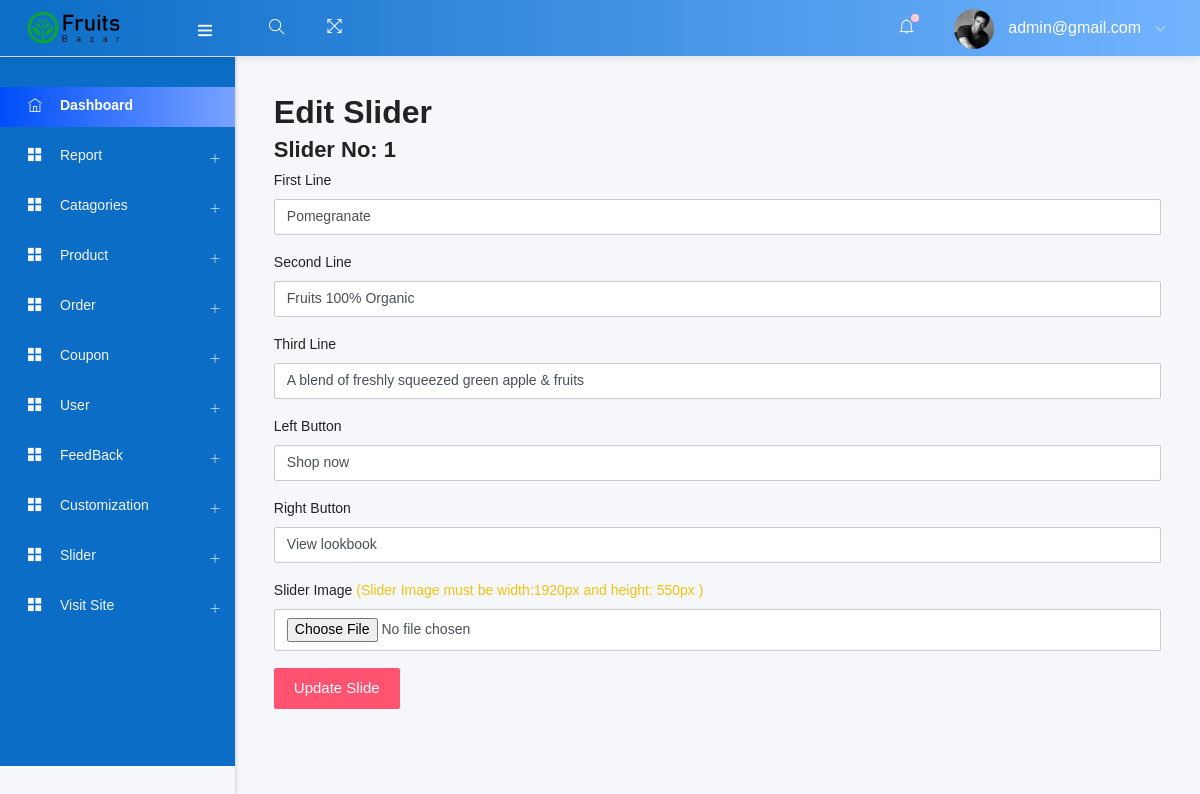
Page /admin/edit_slider.php?status=edit&&id=1 (signed in) on the committed database.
### tables this page shows
CREATE TABLE `add_logo` (
  `id` int(10) NOT NULL,
  `img` varchar(200) NOT NULL
);

CREATE TABLE `slider` (
  `slider_id` int(11) NOT NULL,
  `first_line` varchar(255) NOT NULL,
  `second_line` varchar(255) NOT NULL,
  `third_line` varchar(255) NOT NULL,
  `btn_left` varchar(25) NOT NULL,
  `btn_right` varchar(25) NOT NULL,
  `slider_img` varchar(255) NOT NULL
);

### admin/edit_slider.php (called while the page is built, shortened)
<?php
    include ("template.php");
?>

### admin/class/adminback.php (called while the page is built, shortened)
<?php
class  adminback
{
    private $connection;
    function __construct()
    {
        $dbhost = "localhost";
        $dbuser = "root";
        $dbpass = "";
        $dbname = "fruitecommerce";
        $this->connection = mysqli_connect($dbhost, $dbuser, $dbpass, $dbname);
    }
    function display_logo()
    {
        $query = "SELECT * FROM add_logo";
        if (mysqli_query($this->connection, $query)) {
            $pdt_info = mysqli_query($this->connection, $query);
            return $pdt_info;
        }
    }
    function slide_By_id($id){
        $query = "SELECT * FROM `slider` WHERE `slider_id`=$id";
        if(mysqli_query($this->connection, $query)){
            $row = mysqli_query($this->connection, $query);
            return $row;
        }
    }
}

### admin/views/edit_slider_view.php (the view, shortened to what this page needs)
<?php
if (isset($_GET['status'])) {
    if ($_GET['status'] == "edit") {
        $slide_id = $_GET['id'];
    }
}
$row = $obj->slide_By_id($slide_id);
$slide = mysqli_fetch_assoc($row);
?>
<h2>Edit Slider</h2>
<form action="" method="post" enctype="multipart/form-data">
    <h4>Slider No: <?php echo $slide['slider_id'] ?></h4>
    <div class="form-group">
        <label for="first_line">First Line</label>
        <input type="text" name="first_line" class="form-control" value="<?php echo $slide['first_line'] ?>">
    </div>
    <div class="form-group">
        <label for="second_line">Second Line</label>
        <input type="text" name="second_line" class="form-control" value="<?php echo $slide['second_line'] ?>">
    </div>
    <div class="form-group">
        <label for="third_line">Third Line</label>
        <input type="text" name="third_line" class="form-control" value="<?php echo $slide['third_line'] ?>">
    </div>
    <div class="form-group">
        <label for="btn_left">Left Button</label>
        <input type="text" name="btn_left" class="form-control" value="<?php echo $slide['btn_left'] ?>">
    </div>
    <div class="form-group">
        <label for="btn_right">Right Button</label>
        <input type="text" name="btn_right" class="form-control" value="<?php echo $slide['btn_right'] ?>">
    </div>
    <div class="form-group">
        <label for="slider_img">Slider Image <span class="text-warning">(Slider Image must be width:1920px and height: 550px )</span> </label>
        <input type="file" name="slider_img" class="form-control" required>
    </div>
    <input type="submit" value="Update Slide" name="update_slider_btn" class="btn btn-primary">
</form>

### admin/includes/headernav.php (shortened to what this page needs)
<nav class="navbar header-navbar pcoded-header">
               <div class="navbar-wrapper">
                   <div class="navbar-logo">
                       <a class="mobile-menu" id="mobile-collapse" href="#!">
                           <i class="ti-menu"></i>
                       </a>
                       <a href="index.php">
                       <?php
                        $obj=new adminback();
                        $logo_info = $obj->display_logo();
                        $logo = mysqli_fetch_assoc($logo_info);
                       ?>
                           <img class="img-fluid" src="uploads/<?php echo $logo['img']; ?>" alt="Theme-Logo" />
                       </a>
                   </div>
                   <div class="navbar-container container-fluid">
                       <ul class="nav-left">
                           <li class="header-search">
                               <div class="main-search morphsearch-search">
                                   <div class="input-group">
                                       <input type="text" class="form-control">
                                       <span class="input-group-addon search-btn"><i class="ti-search"></i></span>
                                   </div>
                               </div>
                           </li>
                           <li>
                               <a href="#!" onclick="javascript:toggleFullScreen()">
                                   <i class="ti-fullscreen"></i>
                               </a>
                           </li>
                       </ul>
                       <ul class="nav-right">
                           <li class="header-notification">
                               <a href="#!">
                                   <i class="ti-bell"></i>
                                   <span class="badge bg-c-pink"></span>
                               </a>
                           </li>
                           <li class="user-profile header-notification">
                               <a href="#!">
                                   <img src="assets/images/avatar-4.jpg" class="img-radius" alt="User-Profile-Image">
                                   <span> <?php echo $admin_email ?> </span>
                                   <i class="ti-angle-down"></i>
                               </a>
                           </li>
                       </ul>
                   </div>
               </div>
           </nav>

### admin/includes/head.php (style rules this page uses)
.pcoded .pcoded-header[header-theme="theme5"] { background: -webkit-gradient(linear, left top, right top, from(#0071f3), to(#73b4ff)); background: linear-gradient(to right, #0b6dc6, #73b4ff); }
.btn-primary, .sweet-alert button.confirm, .wizard > .actions a { background-color: #ff5370; border-color: #ff5370; color: #fff; }

### rows in the picture
add_logo: img (picture)
slider: slider_id "1", first_line "Pomegranate", second_line "Fruits 100% Organic", third_line "A blend of freshly squeezed green apple & fruits", btn_left "Shop now", btn_right "View lookbook"

### other values in the picture
$admin_email "admin@gmail.com"
